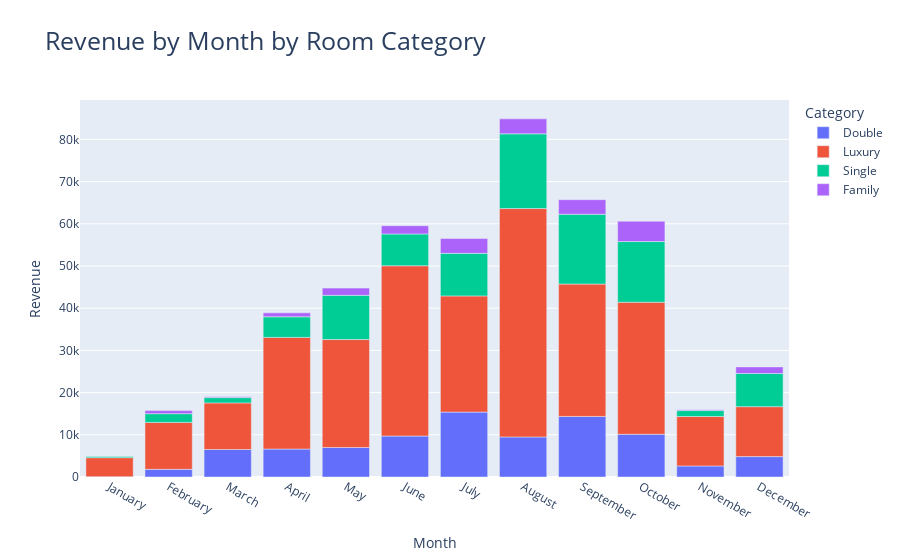

The cell this chart's notebook holds for it:
### Code cell
fig2 = px.bar(one_year, x='Month', y='Revenue', color='Category', title="Revenue by Month by Room Category")
fig2.update_layout(title_font_size=25)
fig2.show()

### Figure 1 — Plotly figure (JSON) as saved in the notebook; plotly's stock layout.template omitted (floating-point values rounded to 4 significant figures)
{"data": [{"alignmentgroup": "True", "hovertemplate": "Category=Double<br>Month=%{x}<br>Revenue=%{y}<extra></extra>", "legendgroup": "Double", "marker": {"color": "#636efa", "pattern": {"shape": ""}}, "name": "Double", "offsetgroup": "Double", "orientation": "v", "showlegend": true, "textposition": "auto", "type": "bar", "x": ["January", "February", "March", "April", "May", "June", "July", "August", "September", "October", "November", "December"], "xaxis": "x", "y": [83.78, 1812.0, 6525.0, 6624.0, 6995.0, 9713.0, 15380.0, 9487.0, 14350.0, 10130.0, 2618.0, 4830.0], "yaxis": "y"}, {"alignmentgroup": "True", "hovertemplate": "Category=Luxury<br>Month=%{x}<br>Revenue=%{y}<extra></extra>", "legendgroup": "Luxury", "marker": {"color": "#EF553B", "pattern": {"shape": ""}}, "name": "Luxury", "offsetgroup": "Luxury", "orientation": "v", "showlegend": true, "textposition": "auto", "type": "bar", "x": ["January", "February", "March", "April", "May", "June", "July", "August", "September", "October", "November", "December"], "xaxis": "x", "y": [4504.0, 11130.0, 11040.0, 26460.0, 25570.0, 40340.0, 27540.0, 54130.0, 31370.0, 31280.0, 11710.0, 11840.0], "yaxis": "y"}, {"alignmentgroup": "True", "hovertemplate": "Category=Single<br>Month=%{x}<br>Revenue=%{y}<extra></extra>", "legendgroup": "Single", "marker": {"color": "#00cc96", "pattern": {"shape": ""}}, "name": "Single", "offsetgroup": "Single", "orientation": "v", "showlegend": true, "textposition": "auto", "type": "bar", "x": ["January", "February", "March", "April", "May", "June", "July", "August", "September", "October", "November", "December"], "xaxis": "x", "y": [283.7, 2062.0, 1246.0, 4878.0, 10480.0, 7539.0, 10080.0, 17710.0, 16540.0, 14390.0, 1414.0, 7852.0], "yaxis": "y"}, {"alignmentgroup": "True", "hovertemplate": "Category=Family<br>Month=%{x}<br>Revenue=%{y}<extra></extra>", "legendgroup": "Family", "marker": {"color": "#ab63fa", "pattern": {"shape": ""}}, "name": "Family", "offsetgroup": "Family", "orientation": "v", "showlegend": true, "textposition": "auto", "type": "bar", "x": ["February", "March", "April", "May", "June", "July", "August", "September", "October", "November", "December"], "xaxis": "x", "y": [729.8, 221, 938.4, 1710.0, 1949, 3504, 3548.0, 3452.0, 4815.0, 210, 1573.0], "yaxis": "y"}], "layout": {"autosize": true, "barmode": "relative", "legend": {"title": {"text": "Category"}, "tracegroupgap": 0}, "title": {"font": {"size": 25}, "text": "Revenue by Month by Room Category"}, "xaxis": {"anchor": "y", "autorange": true, "domain": [0, 1], "range": [-0.5, 11.5], "title": {"text": "Month"}, "type": "category"}, "yaxis": {"anchor": "x", "autorange": true, "domain": [0, 1], "range": [0, 89340.0], "title": {"text": "Revenue"}, "type": "linear"}}}
